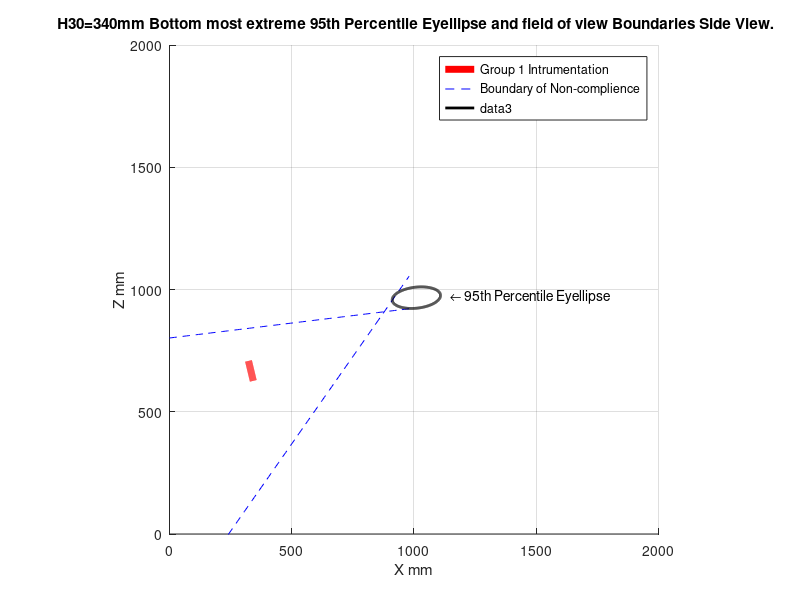

Reproduce this figure in MATLAB.
% H30=340 Bottom most exteme SgRP point 95th Percentile Eyellipes Calculations
% and Plot Code. Proof of Complience for ADR 18/02 clause 18.3.1 for Side View
% in Tango Global Carteesian Coordinate system. 

% z2=24.6966in or 627.29 mm from z=0 to bottome of instramentation
% z1= 27.9in or 708.66 mm from z=0 to top of instramentation
% x2=13.49in or 342.646 mm from x=0 to bottom of instramentation
% x1=12.72  323.088 mm from x=0 top of instramentaion

zi=[708.66,627.29];
xi=[323.088,342.646];

I=polyfit(xi,zi,1);
i=linspace(342.646 ,323.088,100);
Ii=-4.1604.*i+2052;



theta=deg2rad(6.4); % Specifies the Tilt angle of th Eyellipes from the horizontal

alpha=linspace(0,2*pi,1000);

Rx=99.45; % Major Radius/axis ;
Rz=43; % minor Radius/axis;

Cx=1009.7 ;% X center of Ellipse;
Cz=966.62; % Z center of Ellipse ;

x=Rx.*cos(alpha).*cos(theta)-Rz.*sin(alpha).*sin(theta)+Cx;

z=Rx.*cos(alpha).*sin(theta)+Rz.*sin(alpha).*cos(theta)+Cz;

% The maximum x value correspondes to the back end point of the ellipse, this is 
% important to know for mathamatical purposes. to find the max x value type in the
% code max(max(x)) into the command window after running the program. for this 
% ellipse the max x value is 1108.6 the lowest z value is found the same way, 
% with min(min(z)), this is also important.
% the min value is 922.48 
hold on;


c=linspace(0,980,100);

z1=0.12213.*c+801.68140;% using the bottom most point x and z value, and the point
% Defined in the ADR 11 meters ahead of the vehicle at ground level from the 
% rear most point of the ellipse, I used the two known points to calculate the 
% equation for the line tangent to the bottom the ellipse using point slope form.
% However, it is easyer to just use polyfit, just look at the code below.


cx=[-9891.4,988.98];% these are simply the x values of the known points the line
% Tangent to the ellipes passes through

% similarly these values are the z values of the known points
% the line Tangent ot the ellipes passes through. 
cy=[-406.4,922.47];

Yt=polyfit(cx,cy,1);% This uses least squares regression to n=1 to fit a 
% linear equation through the two respective points. Input said equation into v
% Thankyou for your time. 

vx=[910.87,0];
vz=[955.5344,-345.3256];

vh=polyfit(vx,vz,1); 

v=1.4282.*c-345.3256;

axis equal; 

grid on;

plot(i,Ii,"color",'r','lineWidth',5,";Group 1 Intrumentation;");
plot(c,z1,"color",'b',"linestyle","--",";Boundary of Non-complience;",c,v,"color",'b',"linestyle","--");
plot(x,z,'lineWidth',2,'color','k');
xlim([0 2000]);
ylim([0 2000]);
title(" H30=340mm Bottom most extreme 95th Percentile Eyellipse and field of view Boundaries Side View.");
xlabel("X mm");
ylabel("Z mm");
text(1150,975, ['\leftarrow 95th Percentile Eyellipse']);
saveas(1,"EyellipsePlotH30=340","jpg");


